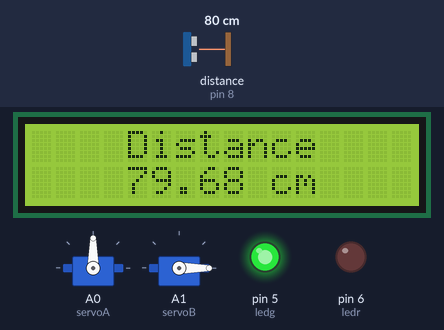
Bench run of a sketch on a simulated Arduino Uno, built with avr-gcc and run on an emulated ATmega328P. Parts: 16×2 character LCD, 2 × servo, output pins drawn as LEDs (lit = HIGH). Wiring (inferred from the names in the program): ultrasonic range finder: trigger pin 4; echo pin 8. The inputs (shaded band) are chosen by the test bench; at power-on: distance to the obstacle (sensor on pin 8) 80 cm. The echo pulse lasts 58.3 µs per cm; pins used as bus, display or sensor lines are not drawn.

Above: at 2.2 s.
2.3 s: distance to the obstacle (sensor on pin 8) set to 55 cm
At 3.63 s:
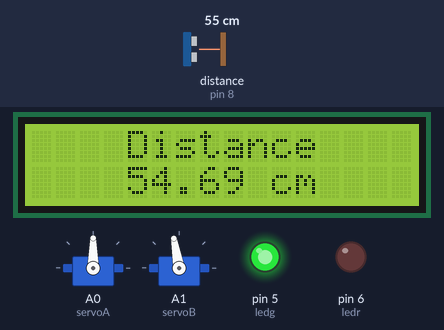
6.2 s: distance to the obstacle (sensor on pin 8) set to 48 cm
At 7.9 s:
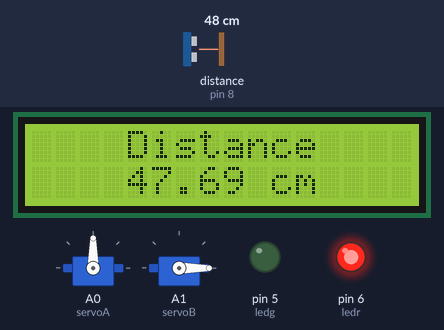
10.1 s: distance to the obstacle (sensor on pin 8) set to 2 cm
At 10.99 s:
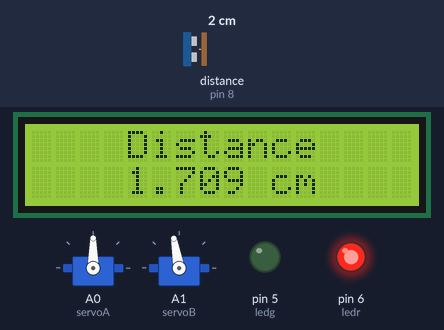
Timing chart, 0 to 17.7 s (numbered marks = the images above; inputs shaded):
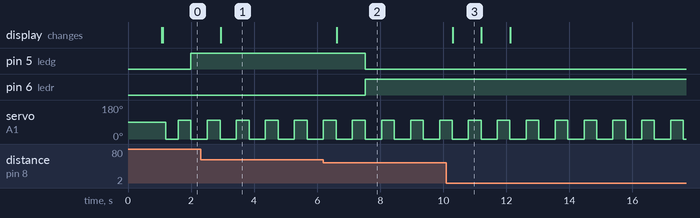

Measured:
- the behaviour switches between 51 and 50 cm on distance to the obstacle (sensor on pin 8) (found by bisection; images 1 and 2)
- after the input at 2.3 s, the display: changes after 0.64 s (image 1)
- after the input at 6.2 s, pin 5 (ledg): HIGH → LOW after 1.3 s; pin 6 (ledr): LOW → HIGH after 1.3 s; the display: changes after 0.41 s (image 2)
- after the input at 10.1 s, the display: changes after 0.19 s (image 3)
- by itself, servo on A1 (servoB): alternates 100° for 0.40 s and 0° for 0.52 s
- what the display in image 3 shows lasts 0.9 s, from 10.3 s to 11.2 s

The sketch:

Arduino_Radar_Servo_HC-SR04.ino
```cpp
#include <Servo.h>
#include <Adafruit_LiquidCrystal.h>

Servo servoA;
Servo servoB;
Adafruit_LiquidCrystal lcd(0);
const int echoPin = 8;
const int trigPin = 4;
int ledg = 5;
int ledr = 6;

float duration, distance;
void setup()
{
  pinMode(trigPin, OUTPUT);
  pinMode(echoPin, INPUT);
  pinMode(ledr, OUTPUT);
  pinMode(ledg, OUTPUT);

  lcd.begin(16, 9);
  lcd.setCursor(2, 0);
  lcd.print("RADAR v1");
  servoA.attach(A0);
  servoB.attach(A1);
  delay(1000);
  lcd.clear();

}

void loop()
{

  digitalWrite(trigPin, LOW);
  delayMicroseconds(2);
  digitalWrite(trigPin, HIGH);
  delayMicroseconds(10);
  digitalWrite(trigPin, LOW);


  if(50<distance){
  digitalWrite(ledr, LOW);
  digitalWrite(ledg, HIGH);

  } else if(0<distance&&distance<50){
  digitalWrite(ledr, HIGH);
  digitalWrite(ledg, LOW);
  }

  duration = pulseIn(echoPin, HIGH);
  distance = (duration*.0343)/2;

  lcd.setCursor(4, 0);
  lcd.print("Distance");
  lcd.setCursor(4, 1);
  lcd.print(distance);
  lcd.setCursor(10, 1);
  lcd.print("cm");
  delay(100);

  servoA.write(90);

  servoB.write(0);
  delay(400);
  servoB.write(100);
  delay(400);
  servoB.write(0);

}
```
